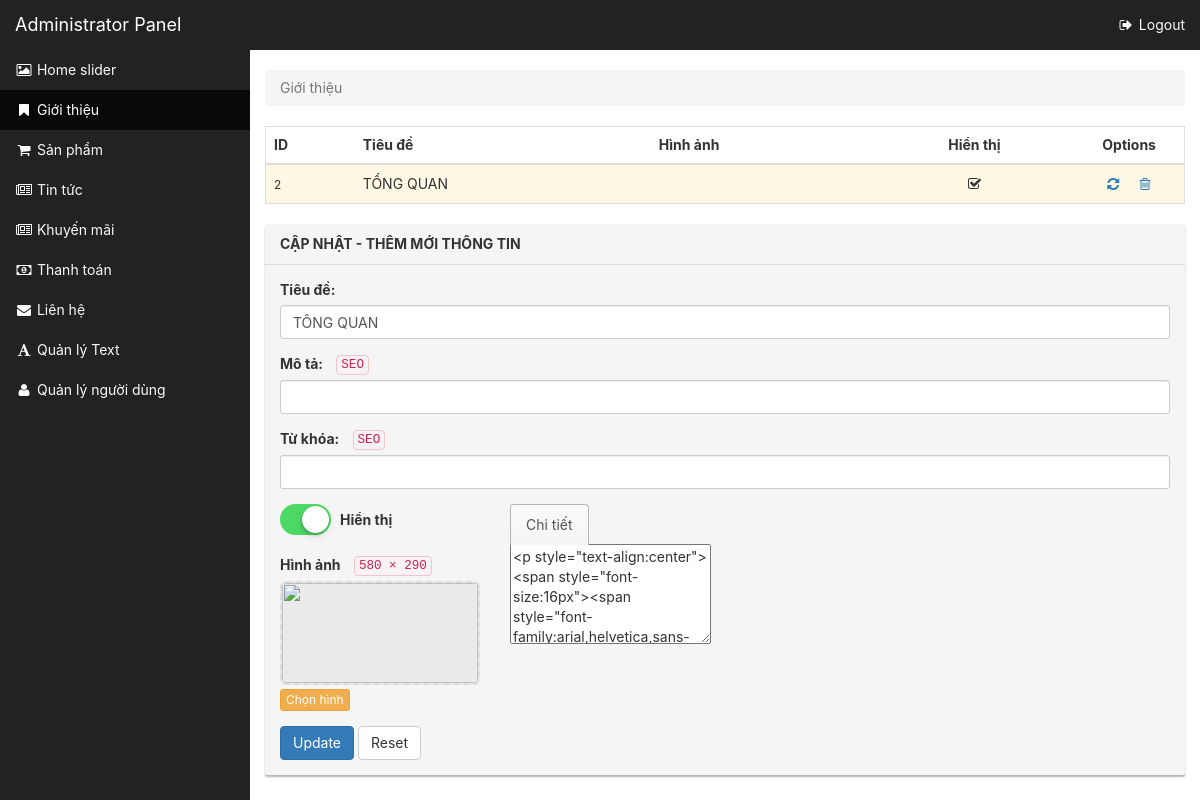
The page /admin@@/index.php?act=about&eid=2 (signed in) on the database its author committed.
### tables this page shows
CREATE TABLE IF NOT EXISTS `about` (
  `id` int(11) NOT NULL auto_increment,
  `title` text NOT NULL,
  `eTitle` text NOT NULL,
  `content` longtext NOT NULL,
  `eContent` longtext NOT NULL,
  `img` text NOT NULL,
  `active` tinyint(1) NOT NULL,
  `keyword` text,
  `eKeyword` text,
  `desc` text,
  `eDesc` text,
  PRIMARY KEY  (`id`)
);

### inc/class_db.php (called while the page is built, shortened)
<?php
class DB
{
    static $conn;
    static function connect( $hostname, $username, $password, $database ) {
        self::$conn = @mysql_connect( $hostname, $username, $password ) or die( "DB connect failed: " . mysql_error() );
    }
    public static function error() {
        return mysql_error( self::$conn );
    }
    public static function execute( $sql ) {
        $result = mysql_query( $sql, self::$conn );
        return $result;
    }
    public static function select_one( $sql ) {
        $array = self::select( $sql );
        return $array[ 0 ];
    }
    public static function select( $sql ) {
        $result = self::execute( $sql ) or die( "DB query failed:" . mysql_error() );
        $array = array();
        while ( $row = mysql_fetch_object( $result ) ) {
            $props = (array) $row;
            foreach ($props as $key => $value) {
                if ( is_string( $value ) ) {
                    $row->{$key} = stripslashes( $value );
                }
            }
            $array[] = $row;
        }
        return $array;
    }
}

### inc/misc.php (called while the page is built, shortened)
<?php
function gett( $key ) {
    return isset( $_GET[$key] ) ? $_GET[$key] : FALSE;
}

### admin@@/actions/about.php (the view, shortened to what this page needs)
<?php
$table = 'about';
$list_url = "index.php?act=".gett('act');
$list = DB::select("SELECT * FROM {$table} ORDER BY id DESC");
$edit_id = gett('eid');
if ($edit_id)
	$form = new Form(safe_html(DB::select_one("SELECT * FROM {$table} WHERE id={$edit_id}")));
else
	$form = new Form();
?>
<? breadcrumbs("Giới thiệu") ?>
<div class="table-responsive">
	<table class="table table-bordered table-striped">
		<thead>
			<tr>
				<th>ID</th>
				<th>Tiêu đề</th>
				<th>Hình ảnh</th>
				<th align="center">Hiển thị</th>
				<th align="center" style="width:12% !important">Options</th>
			</tr>
		</thead>
		<tbody>
			<?
			foreach ($list as $row) {
				extract((array)$row);
				$edit_url = "{$list_url}&eid={$id}";
			?>
				<tr class="<?= $edit_id==$id ? 'warning' : '' ?>">
					<td>
						<small><?= $id ?></small>
					</td>
					<td>
						<?= $title ?>
					</td>
					<td>
					</td>
					<td align="center">
						<? if ($active) { ?>
							<i class="fa fa-check-square-o"></i>
						<? } else { ?>
							<i class="fa fa-square-o"></i>
						<? } ?>
					</td>
					<td align="center">
						<? if ( $edit_id == $id ) { ?>
							<a href="<?= $list_url ?>" class="btn btn-link"><i class="fa fa-refresh"></i></a>
						<? } else { ?>
							<a href="<?= $edit_url ?>" class="btn btn-link"><i class="fa fa-pencil"></i></a>
						<? } ?>
						<? delete_button('did', $id); ?>
					</td>
				</tr>
			<? } ?>
		</tbody>
	</table>
</div>
<form enctype="multipart/form-data" method="post">
	<div class="panel panel-default">
		<div class="panel-heading">
			Cập nhật - Thêm mới thông tin
		</div>
		<div class="panel-body">
			<div class="row">
				<div class="col-lg-12">
					<?
					$form->title();
					$form->desc();
					$form->keyword();
					?>
				</div>
				<div class="col-lg-3">
					<?
					$form->active();
					$form->img(580, 290);
					?>
					<div>
						<? if ( $edit_id ) { ?>
							<button type="submit" class="btn btn-primary">Update</button>
						<? } else { ?>
							<button type="submit" class="btn btn-primary">Submit</button>
						<? } ?>
						<button type="reset" class="btn btn-default" id="reset">Reset</button>
					</div>
				</div>
				<div class="col-lg-9">
					<div class="form-group">
						<ul class="nav nav-tabs">
							<li class="active"><a href="#vietnamese" data-toggle="tab">Chi tiết</a></li>
						</ul>
						<div class="tab-content">
							<div class="tab-pane active" id="vietnamese">
							</div>
						</div>
					</div>
				</div>
			</div>
		</div>
	</div>
</form>

### admin@@/_components.php (shortened to what this page needs)
<?php
function breadcrumbs( $text ) {
    if ( is_string( $text ) ) { ?>
        <ol class="breadcrumb">
            <li class="active">
                <?= $text ?>
            </li>
        </ol>
    <? }
}
    foreach ( flash() as $flash ) { ?>
    <? }
function delete_button( $target, $id ) {
    ?>
    <form method="POST" style="display:inline" onsubmit="return confirmDelete(this);">
        <button type="submit" class="btn btn-link">
            <span class="fa fa-trash-o"></span>
        </button>
    </form>
    <?
}
function image_input( $value, $width, $height ) {
    ?>
    <div class="fileinput fileinput-new" data-provides="fileinput" style="max-width: <?= $width ?>px;">
        <div class="fileinput-new" style="padding-top: <?= $height / $width * 100 ?>%;">
            <? if (!empty($value)) { ?>
                <img src="<?= PATH_UPLOAD.$value ?>" alt="">
            <? } else { ?>
                <div class="placeholder"><?= $width ?> &times; <?= $height ?></div>
            <? } ?>
        </div>
        <div class="fileinput-buttons">
            <span class="btn btn-warning btn-xs btn-file">
                <span class="fileinput-new">Chọn hình</span>
            </span>
        </div>
    </div>
    <?
}
function uiswitch( $name, $checked = FALSE, $disabled = FALSE ) {
    ?>
    <label class="lbswitch">
        <span></span>
    </label>
    <?
}
    ?>

### css/admin.css (style rules this page uses)
.lbswitch { display:inline-block;-webkit-user-select:none;-moz-user-select:none;-ms-user-select:none;user-select:none }
.lbswitch span { display:block;box-sizing:border-box;-webkit-appearance:none;-moz-appearance:none;-ms-appearance:none;-o-appearance:none;appearance:none;height:31px;width:51px;position:relative;border-radius:16px;cursor:pointer;outline:0;z-index:0;margin:0;padding:0;border:none;background-color:#e5e5e5;-webkit-transition-duration:600ms;transition-duration:600ms;-webkit-transition-timing-function:ease-in-out;transition-timing-function:ease-in-out }
.lbswitch span::before { box-sizing:border-box;height:27px;width:47px;content:' ';position:absolute;left:2px;top:2px;background-color:#fff;border-radius:16px;z-index:1;-webkit-transition-duration:300ms;transition-duration:300ms;-webkit-transform:scale(1);-ms-transform:scale(1);transform:scale(1) }
.lbswitch span::after { box-sizing:border-box;height:27px;width:27px;content:' ';position:absolute;border-radius:27px;background:#fff;z-index:2;top:2px;left:2px;box-shadow:0px 0px 1px 0px rgba(0,0,0,0.25),0px 4px 11px 0px rgba(0,0,0,0.08),-1px 3px 3px 0px rgba(0,0,0,0.14);-webkit-transition:-webkit-transform 300ms,width 280ms;transition:transform 300ms,width 280ms;-webkit-transform:translate3d(0, 0, 0);-ms-transform:translate3d(0, 0, 0);transform:translate3d(0, 0, 0);-webkit-transition-timing-function:cubic-bezier(0.42, 0.8, 0.58, 1.2);transition-timing-function:cubic-bezier(0.42, 0.8, 0.58, 1.2) }
.lbswitch input:checked+span { background-color:#4CD964;background-image:-webkit-linear-gradient(-90deg, #4CD964 0%,#4dd865 100%);background-image:-webkit-linear-gradient(270deg, #4CD964 0%, #4dd865 100%);background-image:linear-gradient(-180deg,#4CD964 0%,#4dd865 100%) }
.lbswitch input:checked+span::after { -webkit-transform:translate3d(16px, 0, 0);-ms-transform:translate3d(16px, 0, 0);transform:translate3d(16px, 0, 0);right:18px;left:inherit }
.lbswitch input:checked+span::before,.lbswitch input:active+span::before { -webkit-transform:scale(0);-ms-transform:scale(0);transform:scale(0) }
.lbswitch { margin-bottom:0 }
.lbswitch span { background-color:#d0d0d0 }
.lbswitch span::before { background-color:#d0d0d0 }
.lbswitch span::after { background:#fff }
.panel-default { border:0;overflow:hidden;border-radius:2px;background:#f5f5f5;box-shadow:0 2px 2px rgba(0,0,0,0.3) }
.panel-default .panel-heading { font-weight:700;text-transform:uppercase }
.btn-link { padding-top:0;padding-bottom:0 }
.nav-tabs { z-index:2;border-bottom:0 }
.nav-tabs>li>a,.nav-tabs>li>a:hover { border-color:transparent;background:transparent;border-width:1px 1px 0 }
.nav-tabs>li.active>a,.nav-tabs>li.active>a:hover { border-color:#b6b6b6;border-width:1px 1px 0;background-color:#fafafa;background-image:-webkit-linear-gradient(#fafafa,#f5f5f5);background-image:-webkit-linear-gradient(#fafafa, #f5f5f5);background-image:linear-gradient(#fafafa,#f5f5f5) }
body { font-family:system, -apple-system, ".SFNSDisplay-Regular", 'Helvetica Neue', 'Segoe UI', Arial, sans-serif }
@media (min-width: 768px) { body { padding:70px 0 0 250px } }
.table-bordered>tbody>tr>td,.table-bordered>tbody>tr>th,.table-bordered>tfoot>tr>td,.table-bordered>tfoot>tr>th,.table-bordered>thead>tr>td,.table-bordered>thead>tr>th { border-left-width:0;border-right-width:0 }
td.text-center,td[align=center],td { vertical-align:middle !important }
th[align=center] { text-align:center }
.fa { width:1.28571429em !important;text-align:center }
label { -webkit-user-select:none;-moz-user-select:none;-ms-user-select:none;user-select:none }
.btn.btn-link { padding-left:4px;padding-right:4px }
.fileinput { display:block }
.fileinput>.fileinput-new,.fileinput>.fileinput-preview { height:0;position:relative;overflow:hidden;border-radius:6px;border:2px dashed #ddd;background:#eaeaea }
.fileinput img { position:absolute;top:0;left:0;width:100%;height:100% }
.fileinput .fileinput-buttons { margin-top:4px }
.form-group>label code { font-weight:400;border:1px solid #efc6cb;margin-left:10px;vertical-align:1px }

### rows shown on the page
about: id "2", title "TỔNG QUAN", active 1 (drawn)

### other values the page prints
$item->text "Home slider"
$item->text "Giới thiệu"
$item->text "Sản phẩm"
$item->text "Tin tức"
$item->text "Khuyến mãi"
$item->text "Thanh toán"
$item->text "Liên hệ"
$item->text "Quản lý Text"
$item->text "Quản lý người dùng"
$text "Giới thiệu"
$label "Tiêu đề: Mô tả: SEO Từ khóa: SEO"
$width "580"
$height "290"
